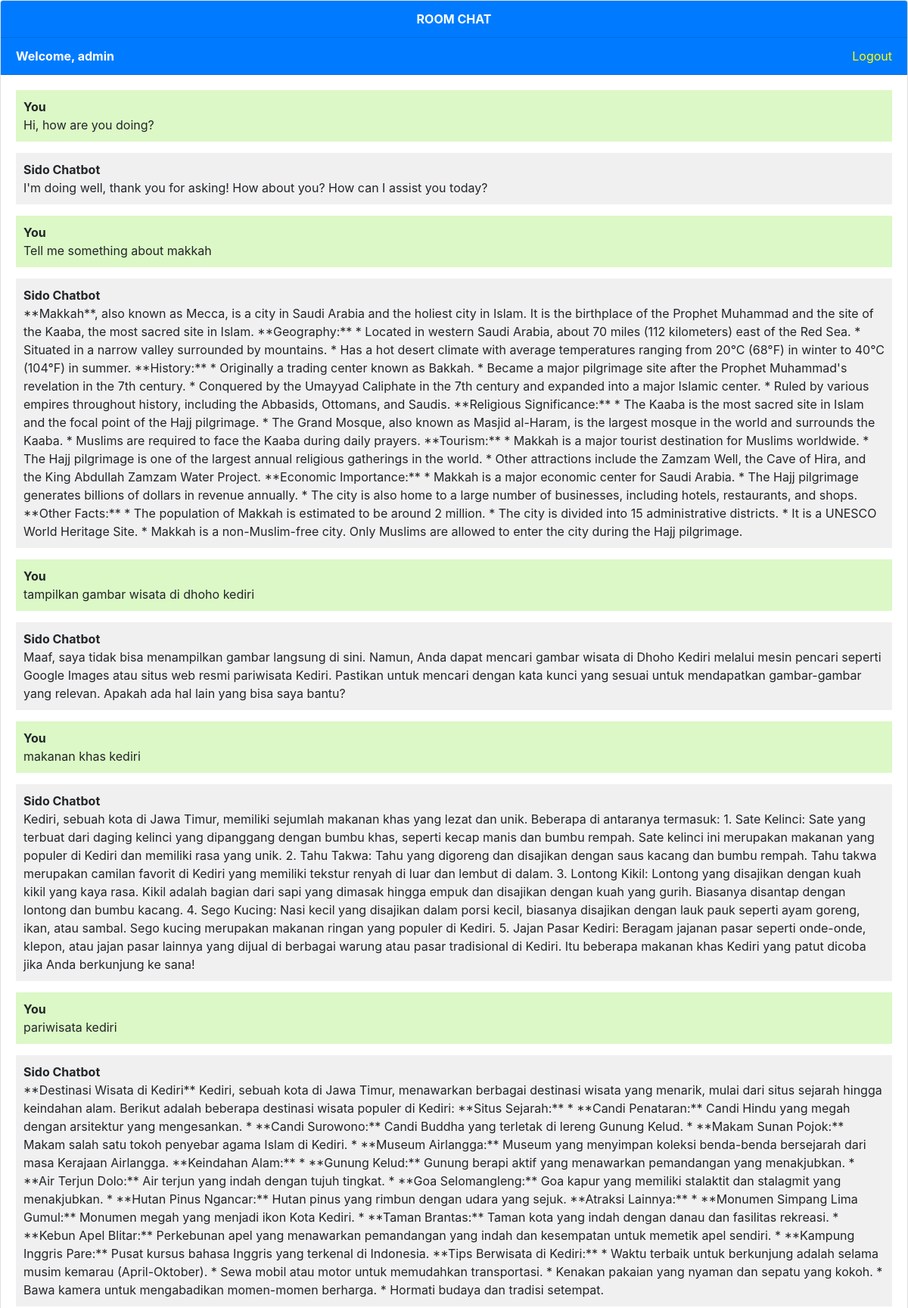
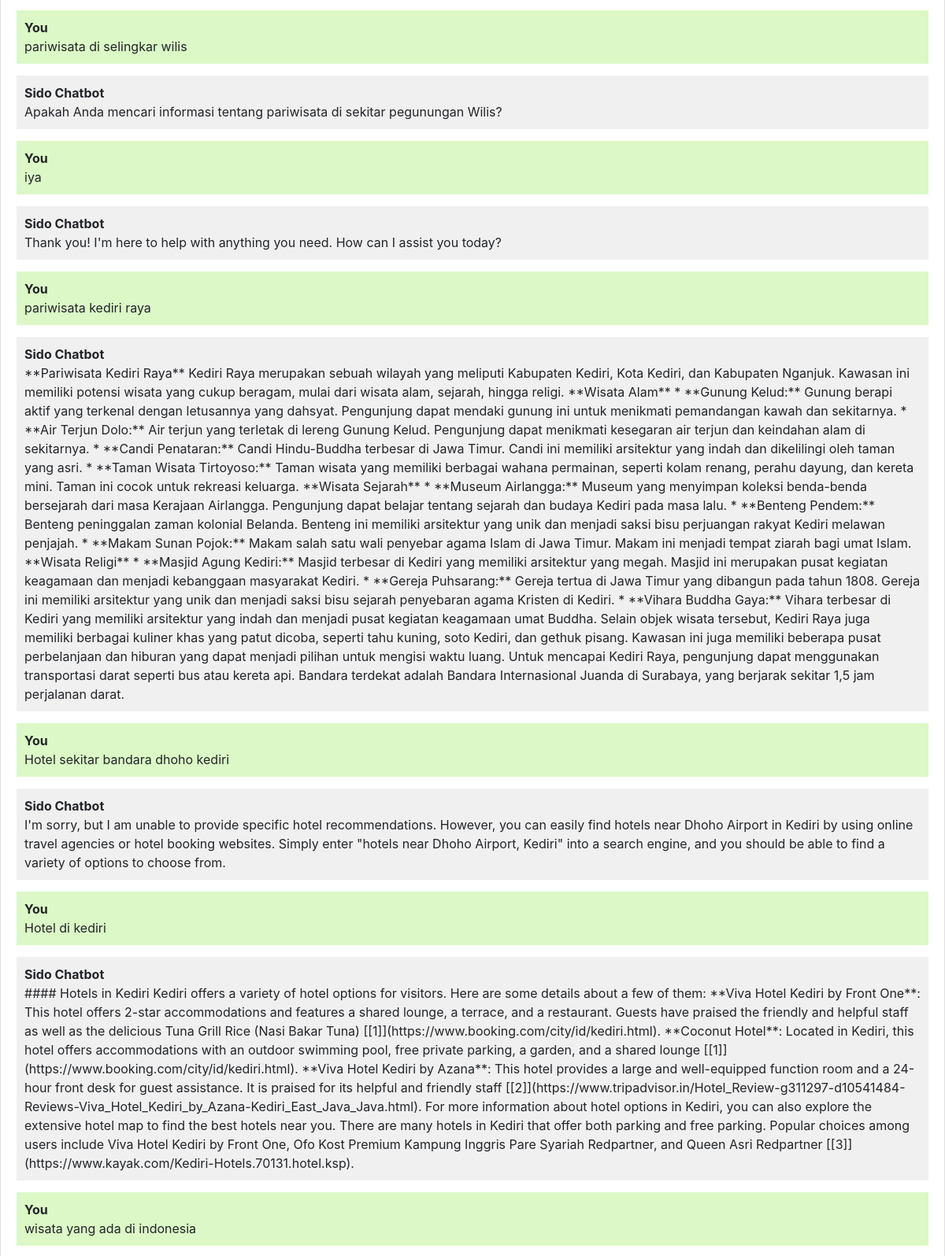
The page / (signed in, upper part) on the database its author committed (2 pictures, top to bottom).
### chatbot/models.py (models this page shows, shortened)
class Chat(models.Model):
    user = models.ForeignKey(User, on_delete=models.CASCADE)
    message = models.TextField()
    response = models.TextField()
    created_at = models.DateTimeField(auto_now_add=True)

### chatbot/views.py (the view, shortened to what this page needs)
# urls.py: path("", views.chatbot, name="chatbot"),
def chatbot(request):
    chats = Chat.objects.filter(user=request.user)
    return render(request, "chatbot.html", {"chats": chats})

### templates/chatbot.html (shortened to what this page needs)
{% extends 'base.html' %}  {% block content %}
<div class="chat-container">
  <div class="card flex-grow-1">
    <div class="card-header bg-primary text-white" style="text-align: center; font-weight: bold"">
      ROOM CHAT
    </div>
    {% if user.is_authenticated %}
    <div class="card-header bg-primary text-white">
      <b style="float: left;">Welcome, {{user.username}}</b>
      <a style="color: yellow; float: right;" href="logout" >Logout</a>
    </div>
    {% else %}
    <div class="card-header bg-primary text-white">
      <a style="color: yellow" href="login">Login</a>
      <a style="color: yellow" href="register">Register</a>
    </div>
    {% endif %}
    <div class="card-body messages-box">
      <ul class="list-unstyled messages-list">
        {% for chat in chats %} {% if chat.user == request.user %}
        <li class="message sent">
          <div class="message-text">
            <div class="message-sender">
              <b>You</b>
            </div>
            <div class="message-content">{{chat.message}}</div>
          </div>
        </li>
        <li class="message received">
          <div class="message-text">
            <div class="message-sender">
              <b>Sido Chatbot</b>
            </div>
            <div class="message-content">{{chat.response}}</div>
          </div>
        </li>
        {% endif %} {% endfor %}
      </ul>
    </div>
    <br /><br />
    <br /><br />
    <br /><br />
  </div>
</div>
{% endblock %}

### templates/base.html (shortened to what this page needs)
<!DOCTYPE html>
<html lang="en">
  <head>
    <link
      rel="stylesheet"
      href="https://stackpath.bootstrapcdn.com/bootstrap/4.3.1/css/bootstrap.min.css"
    />
  </head>
  <body>
    {% block content %}{% endblock %}
  </body>
</html>

### templates/chatbot.html (style rules this page uses)
body, html { height: 100%; }
.messages-box { flex: 1; overflow-y: auto; }
.messages-list { padding-left: 0; }
.message { margin-bottom: 15px; list-style: none; }
.message-text { padding: 10px; border-radius: 5px; }
.sent { background-color: #dcf8c6; align-self: flex-end; }
.received { background-color: #f1f0f0; align-self: flex-start; }
.chat-container { height: 100%; display: flex; flex-direction: column; }

### rows shown on the page
Chat: message "Hi, how are you doing?", response "I'm doing well, thank you for asking! How about you? How can I assist you today?"
Chat: message "Tell me something about makkah", response "**Makkah**, also known as Mecca, is a city in Saudi Arabia and the holiest city in Islam. It is the birthplace of the Prophet Muhammad and the site of the Kaaba, the most sacred site in Islam. **Geography:** * Located in western Saudi Arabia, about 70 miles (112 kilometers) east of the Red Sea. * Situated in a narrow valley surrounded by mountains. * Has a hot desert climate with average temperatures ranging from 20°C (68°F) in winter to 40°C (104°F) in summer. **History:** * Originally a trading center known as Bakkah. * Became a major pilgrimage site after the Prophet Muhammad's revelation in the 7th century. * Conquered by the Umayyad Caliphate in the 7th century and expanded into a…"
Chat: message "tampilkan gambar wisata di dhoho kediri", response "Maaf, saya tidak bisa menampilkan gambar langsung di sini. Namun, Anda dapat mencari gambar wisata di Dhoho Kediri melalui mesin pencari seperti Google Images atau situs web resmi pariwisata Kediri. Pastikan untuk mencari dengan kata kunci yang sesuai untuk mendapatkan gambar-gambar yang relevan. Apakah ada hal lain yang bisa saya bantu?"
Chat: message "makanan khas kediri", response "Kediri, sebuah kota di Jawa Timur, memiliki sejumlah makanan khas yang lezat dan unik. Beberapa di antaranya termasuk: 1. Sate Kelinci: Sate yang terbuat dari daging kelinci yang dipanggang dengan bumbu khas, seperti kecap manis dan bumbu rempah. Sate kelinci ini merupakan makanan yang populer di Kediri dan memiliki rasa yang unik. 2. Tahu Takwa: Tahu yang digoreng dan disajikan dengan saus kacang dan bumbu rempah. Tahu takwa merupakan camilan favorit di Kediri yang memiliki tekstur renyah di luar dan lembut di dalam. 3. Lontong Kikil: Lontong yang disajikan dengan kuah kikil yang kaya rasa. Kikil adalah bagian dari sapi yang dimasak hingga empuk dan disajikan dengan kuah yang gurih.…"
Chat: message "pariwisata kediri", response "**Destinasi Wisata di Kediri** Kediri, sebuah kota di Jawa Timur, menawarkan berbagai destinasi wisata yang menarik, mulai dari situs sejarah hingga keindahan alam. Berikut adalah beberapa destinasi wisata populer di Kediri: **Situs Sejarah:** * **Candi Penataran:** Candi Hindu yang megah dengan arsitektur yang mengesankan. * **Candi Surowono:** Candi Buddha yang terletak di lereng Gunung Kelud. * **Makam Sunan Pojok:** Makam salah satu tokoh penyebar agama Islam di Kediri. * **Museum Airlangga:** Museum yang menyimpan koleksi benda-benda bersejarah dari masa Kerajaan Airlangga. **Keindahan Alam:** * **Gunung Kelud:** Gunung berapi aktif yang menawarkan pemandangan yang menakjubkan. * **Air…"
Chat: message "pariwisata di selingkar wilis", response "Apakah Anda mencari informasi tentang pariwisata di sekitar pegunungan Wilis?"
Chat: message "iya", response "Thank you! I'm here to help with anything you need. How can I assist you today?"
Chat: message "pariwisata kediri raya", response "**Pariwisata Kediri Raya** Kediri Raya merupakan sebuah wilayah yang meliputi Kabupaten Kediri, Kota Kediri, dan Kabupaten Nganjuk. Kawasan ini memiliki potensi wisata yang cukup beragam, mulai dari wisata alam, sejarah, hingga religi. **Wisata Alam** * **Gunung Kelud:** Gunung berapi aktif yang terkenal dengan letusannya yang dahsyat. Pengunjung dapat mendaki gunung ini untuk menikmati pemandangan kawah dan sekitarnya. * **Air Terjun Dolo:** Air terjun yang terletak di lereng Gunung Kelud. Pengunjung dapat menikmati kesegaran air terjun dan keindahan alam di sekitarnya. * **Candi Penataran:** Candi Hindu-Buddha terbesar di Jawa Timur. Candi ini memiliki arsitektur yang indah dan…"
Chat: message "Hotel sekitar bandara dhoho kediri", response "I'm sorry, but I am unable to provide specific hotel recommendations. However, you can easily find hotels near Dhoho Airport in Kediri by using online travel agencies or hotel booking websites. Simply enter \"hotels near Dhoho Airport, Kediri\" into a search engine, and you should be able to find a variety of options to choose from."
Chat: message "Hotel di kediri", response "#### Hotels in Kediri Kediri offers a variety of hotel options for visitors. Here are some details about a few of them: **Viva Hotel Kediri by Front One**: This hotel offers 2-star accommodations and features a shared lounge, a terrace, and a restaurant. Guests have praised the friendly and helpful staff as well as the delicious Tuna Grill Rice (Nasi Bakar Tuna) [[1]](https://www.booking.com/city/id/kediri.html). **Coconut Hotel**: Located in Kediri, this hotel offers accommodations with an outdoor swimming pool, free private parking, a garden, and a shared lounge [[1]](https://www.booking.com/city/id/kediri.html). **Viva Hotel Kediri by Azana**: This hotel provides a large and…"
Chat: message "wisata yang ada di indonesia"

### other values the page prints
{{ user.username }} "admin"
